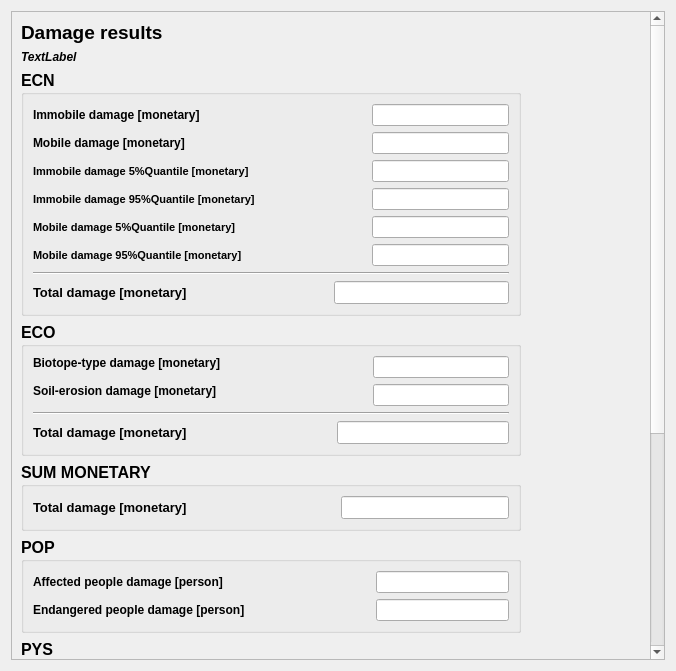
<?xml version="1.0" encoding="UTF-8"?>
<ui version="4.0">
 <class>DamGui_Result_Wid</class>
 <widget class="QWidget" name="DamGui_Result_Wid">
  <property name="geometry">
   <rect>
    <x>0</x>
    <y>0</y>
    <width>676</width>
    <height>671</height>
   </rect>
  </property>
  <property name="windowTitle">
   <string>Form</string>
  </property>
  <layout class="QVBoxLayout" name="verticalLayout_7">
   <item>
    <widget class="QScrollArea" name="scrollArea">
     <property name="widgetResizable">
      <bool>true</bool>
     </property>
     <widget class="QWidget" name="scrollAreaWidgetContents">
      <property name="geometry">
       <rect>
        <x>0</x>
        <y>-281</y>
        <width>639</width>
        <height>932</height>
       </rect>
      </property>
      <layout class="QVBoxLayout" name="verticalLayout_8">
       <item>
        <widget class="QLabel" name="head_label">
         <property name="sizePolicy">
          <sizepolicy hsizetype="Preferred" vsizetype="Fixed">
           <horstretch>0</horstretch>
           <verstretch>0</verstretch>
          </sizepolicy>
         </property>
         <property name="font">
          <font>
           <family>Arial</family>
           <pointsize>14</pointsize>
           <weight>75</weight>
           <bold>true</bold>
          </font>
         </property>
         <property name="text">
          <string>Damage results </string>
         </property>
        </widget>
       </item>
       <item>
        <widget class="QLabel" name="label_id">
         <property name="font">
          <font>
           <family>Arial</family>
           <pointsize>9</pointsize>
           <weight>75</weight>
           <italic>true</italic>
           <bold>true</bold>
          </font>
         </property>
         <property name="text">
          <string>TextLabel</string>
         </property>
        </widget>
       </item>
       <item>
        <widget class="QGroupBox" name="groupBox_ecn">
         <property name="minimumSize">
          <size>
           <width>0</width>
           <height>0</height>
          </size>
         </property>
         <property name="maximumSize">
          <size>
           <width>500</width>
           <height>16777215</height>
          </size>
         </property>
         <property name="font">
          <font>
           <family>Arial</family>
           <pointsize>12</pointsize>
           <weight>75</weight>
           <bold>true</bold>
          </font>
         </property>
         <property name="toolTip">
          <string/>
         </property>
         <property name="title">
          <string>ECN</string>
         </property>
         <property name="flat">
          <bool>true</bool>
         </property>
         <layout class="QVBoxLayout" name="verticalLayout">
          <item>
           <layout class="QGridLayout" name="gridLayout">
            <item row="0" column="0">
             <widget class="QLabel" name="label">
              <property name="font">
               <font>
                <family>Arial</family>
                <pointsize>9</pointsize>
               </font>
              </property>
              <property name="text">
               <string>Immobile damage [monetary]                                                  </string>
              </property>
             </widget>
            </item>
            <item row="0" column="1">
             <widget class="QLineEdit" name="lineEdit_immobil">
              <property name="font">
               <font>
                <pointsize>9</pointsize>
               </font>
              </property>
              <property name="alignment">
               <set>Qt::AlignRight|Qt::AlignTrailing|Qt::AlignVCenter</set>
              </property>
              <property name="readOnly">
               <bool>true</bool>
              </property>
             </widget>
            </item>
            <item row="1" column="0">
             <widget class="QLabel" name="label_2">
              <property name="font">
               <font>
                <family>Arial</family>
                <pointsize>9</pointsize>
               </font>
              </property>
              <property name="text">
               <string>Mobile damage [monetary]</string>
              </property>
             </widget>
            </item>
            <item row="1" column="1">
             <widget class="QLineEdit" name="lineEdit_mobil">
              <property name="font">
               <font>
                <pointsize>9</pointsize>
               </font>
              </property>
              <property name="alignment">
               <set>Qt::AlignRight|Qt::AlignTrailing|Qt::AlignVCenter</set>
              </property>
              <property name="readOnly">
               <bool>true</bool>
              </property>
             </widget>
            </item>
            <item row="2" column="0">
             <widget class="QLabel" name="label_4">
              <property name="font">
               <font>
                <family>Arial</family>
                <pointsize>8</pointsize>
               </font>
              </property>
              <property name="text">
               <string>Immobile damage 5%Quantile [monetary]</string>
              </property>
             </widget>
            </item>
            <item row="2" column="1">
             <widget class="QLineEdit" name="lineEdit_immobil_5">
              <property name="font">
               <font>
                <pointsize>8</pointsize>
               </font>
              </property>
              <property name="alignment">
               <set>Qt::AlignRight|Qt::AlignTrailing|Qt::AlignVCenter</set>
              </property>
              <property name="readOnly">
               <bool>true</bool>
              </property>
             </widget>
            </item>
            <item row="3" column="0">
             <widget class="QLabel" name="label_5">
              <property name="font">
               <font>
                <family>Arial</family>
                <pointsize>8</pointsize>
               </font>
              </property>
              <property name="text">
               <string>Immobile damage 95%Quantile [monetary]</string>
              </property>
             </widget>
            </item>
            <item row="3" column="1">
             <widget class="QLineEdit" name="lineEdit_immobil_95">
              <property name="font">
               <font>
                <pointsize>8</pointsize>
               </font>
              </property>
              <property name="alignment">
               <set>Qt::AlignRight|Qt::AlignTrailing|Qt::AlignVCenter</set>
              </property>
              <property name="readOnly">
               <bool>true</bool>
              </property>
             </widget>
            </item>
            <item row="4" column="0">
             <widget class="QLabel" name="label_6">
              <property name="font">
               <font>
                <family>Arial</family>
                <pointsize>8</pointsize>
               </font>
              </property>
              <property name="text">
               <string>Mobile damage 5%Quantile [monetary]</string>
              </property>
             </widget>
            </item>
            <item row="4" column="1">
             <widget class="QLineEdit" name="lineEdit_mobil_5">
              <property name="font">
               <font>
                <pointsize>8</pointsize>
               </font>
              </property>
              <property name="alignment">
               <set>Qt::AlignRight|Qt::AlignTrailing|Qt::AlignVCenter</set>
              </property>
              <property name="readOnly">
               <bool>true</bool>
              </property>
             </widget>
            </item>
            <item row="5" column="0">
             <widget class="QLabel" name="label_7">
              <property name="font">
               <font>
                <family>Arial</family>
                <pointsize>8</pointsize>
               </font>
              </property>
              <property name="text">
               <string>Mobile damage 95%Quantile [monetary]</string>
              </property>
             </widget>
            </item>
            <item row="5" column="1">
             <widget class="QLineEdit" name="lineEdit_mobil_95">
              <property name="font">
               <font>
                <pointsize>8</pointsize>
               </font>
              </property>
              <property name="alignment">
               <set>Qt::AlignRight|Qt::AlignTrailing|Qt::AlignVCenter</set>
              </property>
              <property name="readOnly">
               <bool>true</bool>
              </property>
             </widget>
            </item>
           </layout>
          </item>
          <item>
           <widget class="Line" name="line">
            <property name="orientation">
             <enum>Qt::Horizontal</enum>
            </property>
           </widget>
          </item>
          <item>
           <layout class="QGridLayout" name="gridLayout_2">
            <item row="0" column="0">
             <widget class="QLabel" name="label_3">
              <property name="font">
               <font>
                <family>Arial</family>
                <pointsize>10</pointsize>
               </font>
              </property>
              <property name="text">
               <string>Total damage [monetary]                                       </string>
              </property>
             </widget>
            </item>
            <item row="0" column="1">
             <widget class="QLineEdit" name="lineEdit_total_ecn">
              <property name="maximumSize">
               <size>
                <width>16777215</width>
                <height>16777215</height>
               </size>
              </property>
              <property name="font">
               <font>
                <pointsize>10</pointsize>
               </font>
              </property>
              <property name="alignment">
               <set>Qt::AlignRight|Qt::AlignTrailing|Qt::AlignVCenter</set>
              </property>
              <property name="readOnly">
               <bool>true</bool>
              </property>
             </widget>
            </item>
           </layout>
          </item>
         </layout>
        </widget>
       </item>
       <item>
        <widget class="QGroupBox" name="groupBox_eco">
         <property name="minimumSize">
          <size>
           <width>0</width>
           <height>0</height>
          </size>
         </property>
         <property name="maximumSize">
          <size>
           <width>500</width>
           <height>16777215</height>
          </size>
         </property>
         <property name="font">
          <font>
           <family>Arial</family>
           <pointsize>12</pointsize>
           <weight>75</weight>
           <bold>true</bold>
          </font>
         </property>
         <property name="toolTip">
          <string/>
         </property>
         <property name="title">
          <string>ECO</string>
         </property>
         <property name="flat">
          <bool>true</bool>
         </property>
         <layout class="QVBoxLayout" name="verticalLayout_2">
          <item>
           <layout class="QGridLayout" name="gridLayout_4">
            <item row="0" column="0">
             <widget class="QLabel" name="label_8">
              <property name="font">
               <font>
                <family>Arial</family>
                <pointsize>9</pointsize>
               </font>
              </property>
              <property name="text">
               <string>Biotope-type damage [monetary]                                            </string>
              </property>
             </widget>
            </item>
            <item row="0" column="1" rowspan="2">
             <widget class="QLineEdit" name="lineEdit_btype">
              <property name="font">
               <font>
                <pointsize>9</pointsize>
               </font>
              </property>
              <property name="alignment">
               <set>Qt::AlignRight|Qt::AlignTrailing|Qt::AlignVCenter</set>
              </property>
              <property name="readOnly">
               <bool>true</bool>
              </property>
             </widget>
            </item>
            <item row="1" column="0" rowspan="2">
             <widget class="QLabel" name="label_9">
              <property name="font">
               <font>
                <family>Arial</family>
                <pointsize>9</pointsize>
               </font>
              </property>
              <property name="text">
               <string>Soil-erosion damage [monetary]</string>
              </property>
             </widget>
            </item>
            <item row="2" column="1">
             <widget class="QLineEdit" name="lineEdit_soil_ero">
              <property name="font">
               <font>
                <pointsize>9</pointsize>
               </font>
              </property>
              <property name="alignment">
               <set>Qt::AlignRight|Qt::AlignTrailing|Qt::AlignVCenter</set>
              </property>
              <property name="readOnly">
               <bool>true</bool>
              </property>
             </widget>
            </item>
           </layout>
          </item>
          <item>
           <widget class="Line" name="line_2">
            <property name="orientation">
             <enum>Qt::Horizontal</enum>
            </property>
           </widget>
          </item>
          <item>
           <layout class="QGridLayout" name="gridLayout_3">
            <item row="0" column="0">
             <widget class="QLabel" name="label_10">
              <property name="font">
               <font>
                <family>Arial</family>
                <pointsize>10</pointsize>
               </font>
              </property>
              <property name="text">
               <string>Total damage [monetary]                                        </string>
              </property>
             </widget>
            </item>
            <item row="0" column="1">
             <widget class="QLineEdit" name="lineEdit_total_eco">
              <property name="maximumSize">
               <size>
                <width>16777215</width>
                <height>16777215</height>
               </size>
              </property>
              <property name="font">
               <font>
                <pointsize>10</pointsize>
               </font>
              </property>
              <property name="alignment">
               <set>Qt::AlignRight|Qt::AlignTrailing|Qt::AlignVCenter</set>
              </property>
              <property name="readOnly">
               <bool>true</bool>
              </property>
             </widget>
            </item>
           </layout>
          </item>
         </layout>
        </widget>
       </item>
       <item>
        <widget class="QGroupBox" name="groupBox_monetary">
         <property name="minimumSize">
          <size>
           <width>0</width>
           <height>0</height>
          </size>
         </property>
         <property name="maximumSize">
          <size>
           <width>500</width>
           <height>16777215</height>
          </size>
         </property>
         <property name="font">
          <font>
           <family>Arial</family>
           <pointsize>12</pointsize>
           <weight>75</weight>
           <bold>true</bold>
          </font>
         </property>
         <property name="toolTip">
          <string/>
         </property>
         <property name="title">
          <string>SUM MONETARY</string>
         </property>
         <property name="flat">
          <bool>true</bool>
         </property>
         <layout class="QVBoxLayout" name="verticalLayout_3">
          <item>
           <layout class="QGridLayout" name="gridLayout_5">
            <item row="0" column="0">
             <widget class="QLabel" name="label_11">
              <property name="font">
               <font>
                <family>Arial</family>
                <pointsize>10</pointsize>
               </font>
              </property>
              <property name="text">
               <string>Total damage [monetary]                                         </string>
              </property>
             </widget>
            </item>
            <item row="0" column="1">
             <widget class="QLineEdit" name="lineEdit_total_sum">
              <property name="maximumSize">
               <size>
                <width>16777215</width>
                <height>16777215</height>
               </size>
              </property>
              <property name="font">
               <font>
                <pointsize>10</pointsize>
               </font>
              </property>
              <property name="alignment">
               <set>Qt::AlignRight|Qt::AlignTrailing|Qt::AlignVCenter</set>
              </property>
              <property name="readOnly">
               <bool>true</bool>
              </property>
             </widget>
            </item>
           </layout>
          </item>
         </layout>
        </widget>
       </item>
       <item>
        <widget class="QGroupBox" name="groupBox_pop">
         <property name="minimumSize">
          <size>
           <width>0</width>
           <height>0</height>
          </size>
         </property>
         <property name="maximumSize">
          <size>
           <width>500</width>
           <height>16777215</height>
          </size>
         </property>
         <property name="font">
          <font>
           <family>Arial</family>
           <pointsize>12</pointsize>
           <weight>75</weight>
           <bold>true</bold>
          </font>
         </property>
         <property name="toolTip">
          <string/>
         </property>
         <property name="title">
          <string>POP</string>
         </property>
         <property name="flat">
          <bool>true</bool>
         </property>
         <layout class="QVBoxLayout" name="verticalLayout_4">
          <item>
           <layout class="QGridLayout" name="gridLayout_6">
            <item row="0" column="0">
             <widget class="QLabel" name="label_12">
              <property name="font">
               <font>
                <family>Arial</family>
                <pointsize>9</pointsize>
               </font>
              </property>
              <property name="text">
               <string>Affected people damage [person]                                            </string>
              </property>
             </widget>
            </item>
            <item row="0" column="1">
             <widget class="QLineEdit" name="lineEdit_pop_aff">
              <property name="maximumSize">
               <size>
                <width>16777215</width>
                <height>16777215</height>
               </size>
              </property>
              <property name="font">
               <font>
                <pointsize>9</pointsize>
               </font>
              </property>
              <property name="alignment">
               <set>Qt::AlignRight|Qt::AlignTrailing|Qt::AlignVCenter</set>
              </property>
              <property name="readOnly">
               <bool>true</bool>
              </property>
             </widget>
            </item>
            <item row="1" column="0">
             <widget class="QLabel" name="label_13">
              <property name="font">
               <font>
                <family>Arial</family>
                <pointsize>9</pointsize>
               </font>
              </property>
              <property name="text">
               <string>Endangered people damage [person]</string>
              </property>
             </widget>
            </item>
            <item row="1" column="1">
             <widget class="QLineEdit" name="lineEdit_pop_end">
              <property name="maximumSize">
               <size>
                <width>16777215</width>
                <height>16777215</height>
               </size>
              </property>
              <property name="font">
               <font>
                <pointsize>9</pointsize>
               </font>
              </property>
              <property name="alignment">
               <set>Qt::AlignRight|Qt::AlignTrailing|Qt::AlignVCenter</set>
              </property>
              <property name="readOnly">
               <bool>true</bool>
              </property>
             </widget>
            </item>
           </layout>
          </item>
         </layout>
        </widget>
       </item>
       <item>
        <widget class="QGroupBox" name="groupBox_pys">
         <property name="minimumSize">
          <size>
           <width>0</width>
           <height>0</height>
          </size>
         </property>
         <property name="maximumSize">
          <size>
           <width>500</width>
           <height>16777215</height>
          </size>
         </property>
         <property name="font">
          <font>
           <family>Arial</family>
           <pointsize>12</pointsize>
           <weight>75</weight>
           <bold>true</bold>
          </font>
         </property>
         <property name="toolTip">
          <string/>
         </property>
         <property name="title">
          <string>PYS</string>
         </property>
         <property name="flat">
          <bool>true</bool>
         </property>
         <layout class="QVBoxLayout" name="verticalLayout_5">
          <item>
           <layout class="QGridLayout" name="gridLayout_8">
            <item row="0" column="0">
             <widget class="QLabel" name="label_14">
              <property name="font">
               <font>
                <family>Arial</family>
                <pointsize>9</pointsize>
               </font>
              </property>
              <property name="text">
               <string>Criteria 50&lt;age&lt;59  (with density) [score]              </string>
              </property>
             </widget>
            </item>
            <item row="0" column="1">
             <widget class="QLineEdit" name="lineEdit_pys_50">
              <property name="maximumSize">
               <size>
                <width>16777215</width>
                <height>16777215</height>
               </size>
              </property>
              <property name="font">
               <font>
                <pointsize>9</pointsize>
               </font>
              </property>
              <property name="alignment">
               <set>Qt::AlignRight|Qt::AlignTrailing|Qt::AlignVCenter</set>
              </property>
              <property name="readOnly">
               <bool>true</bool>
              </property>
             </widget>
            </item>
            <item row="1" column="0">
             <widget class="QLabel" name="label_15">
              <property name="font">
               <font>
                <family>Arial</family>
                <pointsize>9</pointsize>
               </font>
              </property>
              <property name="text">
               <string>Criteria age&gt;80  (with density) [score]</string>
              </property>
             </widget>
            </item>
            <item row="1" column="1">
             <widget class="QLineEdit" name="lineEdit_pys_80">
              <property name="maximumSize">
               <size>
                <width>16777215</width>
                <height>16777215</height>
               </size>
              </property>
              <property name="font">
               <font>
                <pointsize>9</pointsize>
               </font>
              </property>
              <property name="alignment">
               <set>Qt::AlignRight|Qt::AlignTrailing|Qt::AlignVCenter</set>
              </property>
              <property name="readOnly">
               <bool>true</bool>
              </property>
             </widget>
            </item>
            <item row="2" column="0">
             <widget class="QLabel" name="label_16">
              <property name="font">
               <font>
                <family>Arial</family>
                <pointsize>9</pointsize>
               </font>
              </property>
              <property name="text">
               <string>Criteria female gender (with density) [score]</string>
              </property>
             </widget>
            </item>
            <item row="2" column="1" rowspan="2">
             <widget class="QLineEdit" name="lineEdit_pys_female">
              <property name="maximumSize">
               <size>
                <width>16777215</width>
                <height>16777215</height>
               </size>
              </property>
              <property name="font">
               <font>
                <pointsize>9</pointsize>
               </font>
              </property>
              <property name="alignment">
               <set>Qt::AlignRight|Qt::AlignTrailing|Qt::AlignVCenter</set>
              </property>
              <property name="readOnly">
               <bool>true</bool>
              </property>
             </widget>
            </item>
            <item row="3" column="0" rowspan="2">
             <widget class="QLabel" name="label_17">
              <property name="font">
               <font>
                <family>Arial</family>
                <pointsize>9</pointsize>
               </font>
              </property>
              <property name="text">
               <string>Criteria home owner (with density) [score]</string>
              </property>
             </widget>
            </item>
            <item row="4" column="1">
             <widget class="QLineEdit" name="lineEdit_pys_owner">
              <property name="maximumSize">
               <size>
                <width>16777215</width>
                <height>16777215</height>
               </size>
              </property>
              <property name="font">
               <font>
                <pointsize>9</pointsize>
               </font>
              </property>
              <property name="alignment">
               <set>Qt::AlignRight|Qt::AlignTrailing|Qt::AlignVCenter</set>
              </property>
              <property name="readOnly">
               <bool>true</bool>
              </property>
             </widget>
            </item>
           </layout>
          </item>
          <item>
           <widget class="Line" name="line_3">
            <property name="orientation">
             <enum>Qt::Horizontal</enum>
            </property>
           </widget>
          </item>
          <item>
           <layout class="QGridLayout" name="gridLayout_7">
            <item row="0" column="0">
             <widget class="QLabel" name="label_18">
              <property name="font">
               <font>
                <family>Arial</family>
                <pointsize>10</pointsize>
               </font>
              </property>
              <property name="text">
               <string>Total  [score]                                                </string>
              </property>
             </widget>
            </item>
            <item row="0" column="1">
             <widget class="QLineEdit" name="lineEdit_pys_total">
              <property name="maximumSize">
               <size>
                <width>16777215</width>
                <height>16777215</height>
               </size>
              </property>
              <property name="font">
               <font>
                <pointsize>10</pointsize>
               </font>
              </property>
              <property name="alignment">
               <set>Qt::AlignRight|Qt::AlignTrailing|Qt::AlignVCenter</set>
              </property>
              <property name="readOnly">
               <bool>true</bool>
              </property>
             </widget>
            </item>
           </layout>
          </item>
          <item>
           <widget class="QGroupBox" name="groupBox_sc">
            <property name="minimumSize">
             <size>
              <width>0</width>
              <height>0</height>
             </size>
            </property>
            <property name="maximumSize">
             <size>
              <width>500</width>
              <height>16777215</height>
             </size>
            </property>
            <property name="font">
             <font>
              <family>Arial</family>
              <pointsize>12</pointsize>
              <weight>75</weight>
              <bold>true</bold>
             </font>
            </property>
            <property name="title">
             <string>SC</string>
            </property>
            <property name="flat">
             <bool>true</bool>
            </property>
            <layout class="QGridLayout" name="gridLayout_9">
             <item row="0" column="0">
              <widget class="QLabel" name="label_19">
               <property name="font">
                <font>
                 <family>Arial</family>
                 <pointsize>9</pointsize>
                </font>
               </property>
               <property name="text">
                <string>Public buildings [score]              </string>
               </property>
              </widget>
             </item>
             <item row="0" column="1">
              <widget class="QLineEdit" name="lineEdit_sc_pub">
               <property name="maximumSize">
                <size>
                 <width>16777215</width>
                 <height>16777215</height>
                </size>
               </property>
               <property name="font">
                <font>
                 <pointsize>9</pointsize>
                </font>
               </property>
               <property name="alignment">
                <set>Qt::AlignRight|Qt::AlignTrailing|Qt::AlignVCenter</set>
               </property>
               <property name="readOnly">
                <bool>true</bool>
               </property>
              </widget>
             </item>
             <item row="1" column="0">
              <widget class="QLabel" name="label_20">
               <property name="font">
                <font>
                 <family>Arial</family>
                 <pointsize>9</pointsize>
                </font>
               </property>
               <property name="text">
                <string>Ecologic perilous sites or buildings [score]              </string>
               </property>
              </widget>
             </item>
             <item row="1" column="1">
              <widget class="QLineEdit" name="lineEdit_sc_eco">
               <property name="maximumSize">
                <size>
                 <width>16777215</width>
                 <height>16777215</height>
                </size>
               </property>
               <property name="font">
                <font>
                 <pointsize>9</pointsize>
                </font>
               </property>
               <property name="alignment">
                <set>Qt::AlignRight|Qt::AlignTrailing|Qt::AlignVCenter</set>
               </property>
               <property name="readOnly">
                <bool>true</bool>
               </property>
              </widget>
             </item>
             <item row="2" column="0">
              <widget class="QLabel" name="label_21">
               <property name="font">
                <font>
                 <family>Arial</family>
                 <pointsize>9</pointsize>
                </font>
               </property>
               <property name="text">
                <string>Cultural heritage [score]              </string>
               </property>
              </widget>
             </item>
             <item row="2" column="1">
              <widget class="QLineEdit" name="lineEdit_sc_cult">
               <property name="maximumSize">
                <size>
                 <width>16777215</width>
                 <height>16777215</height>
                </size>
               </property>
               <property name="font">
                <font>
                 <pointsize>9</pointsize>
                </font>
               </property>
               <property name="alignment">
                <set>Qt::AlignRight|Qt::AlignTrailing|Qt::AlignVCenter</set>
               </property>
               <property name="readOnly">
                <bool>true</bool>
               </property>
              </widget>
             </item>
             <item row="3" column="0">
              <widget class="QLabel" name="label_22">
               <property name="font">
                <font>
                 <family>Arial</family>
                 <pointsize>9</pointsize>
                </font>
               </property>
               <property name="text">
                <string>Buildings with highly vunerable person [score]              </string>
               </property>
              </widget>
             </item>
             <item row="3" column="1">
              <widget class="QLineEdit" name="lineEdit_sc_person">
               <property name="maximumSize">
                <size>
                 <width>16777215</width>
                 <height>16777215</height>
                </size>
               </property>
               <property name="font">
                <font>
                 <pointsize>9</pointsize>
                </font>
               </property>
               <property name="alignment">
                <set>Qt::AlignRight|Qt::AlignTrailing|Qt::AlignVCenter</set>
               </property>
               <property name="readOnly">
                <bool>true</bool>
               </property>
              </widget>
             </item>
            </layout>
           </widget>
          </item>
         </layout>
        </widget>
       </item>
      </layout>
     </widget>
    </widget>
   </item>
  </layout>
 </widget>
 <resources/>
 <connections/>
</ui>
